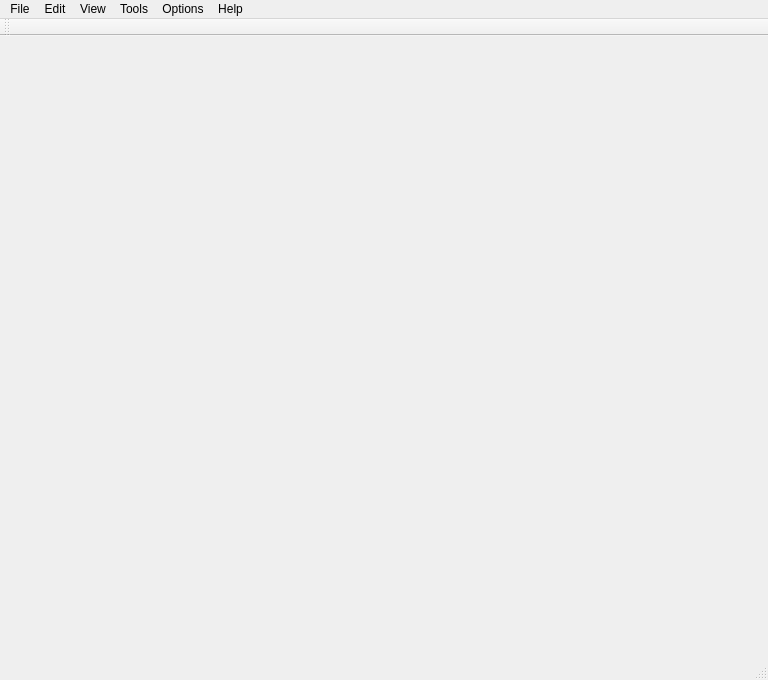
<?xml version="1.0" encoding="UTF-8"?>
<ui version="4.0">
 <class>MainWindow</class>
 <widget class="QMainWindow" name="MainWindow">
  <property name="geometry">
   <rect>
    <x>0</x>
    <y>0</y>
    <width>768</width>
    <height>680</height>
   </rect>
  </property>
  <property name="windowTitle">
   <string>MainWindow</string>
  </property>
  <widget class="QWidget" name="centralWidget"/>
  <widget class="QMenuBar" name="menuBar">
   <property name="geometry">
    <rect>
     <x>0</x>
     <y>0</y>
     <width>768</width>
     <height>21</height>
    </rect>
   </property>
   <widget class="QMenu" name="menuFile">
    <property name="title">
     <string>File</string>
    </property>
    <addaction name="actionOpen_Image"/>
    <addaction name="actionSave_Log"/>
    <addaction name="actionReprocess_File"/>
    <addaction name="actionBatch_Process"/>
    <addaction name="separator"/>
    <addaction name="actionOffset"/>
    <addaction name="separator"/>
    <addaction name="actionPrint"/>
    <addaction name="actionPrint_Preview"/>
    <addaction name="actionPrint_Setup"/>
    <addaction name="separator"/>
    <addaction name="separator"/>
    <addaction name="actionExit"/>
   </widget>
   <widget class="QMenu" name="menuEdit">
    <property name="title">
     <string>Edit</string>
    </property>
   </widget>
   <widget class="QMenu" name="menuView">
    <property name="title">
     <string>View</string>
    </property>
   </widget>
   <widget class="QMenu" name="menuTools">
    <property name="title">
     <string>Tools</string>
    </property>
   </widget>
   <widget class="QMenu" name="menuOptions">
    <property name="title">
     <string>Options</string>
    </property>
   </widget>
   <widget class="QMenu" name="menuHelp">
    <property name="title">
     <string>Help</string>
    </property>
   </widget>
   <addaction name="menuFile"/>
   <addaction name="menuEdit"/>
   <addaction name="menuView"/>
   <addaction name="menuTools"/>
   <addaction name="menuOptions"/>
   <addaction name="menuHelp"/>
  </widget>
  <widget class="QToolBar" name="mainToolBar">
   <attribute name="toolBarArea">
    <enum>TopToolBarArea</enum>
   </attribute>
   <attribute name="toolBarBreak">
    <bool>false</bool>
   </attribute>
  </widget>
  <widget class="QStatusBar" name="statusBar"/>
  <action name="actionOpen_Image">
   <property name="text">
    <string>Open Image...</string>
   </property>
  </action>
  <action name="actionSave_Log">
   <property name="text">
    <string>Save Log...</string>
   </property>
  </action>
  <action name="actionReprocess_File">
   <property name="text">
    <string>Reprocess File</string>
   </property>
  </action>
  <action name="actionBatch_Process">
   <property name="text">
    <string>Batch Process...</string>
   </property>
  </action>
  <action name="actionOffset">
   <property name="text">
    <string>Offset</string>
   </property>
  </action>
  <action name="actionPrint">
   <property name="text">
    <string>Print...</string>
   </property>
  </action>
  <action name="actionPrint_Preview">
   <property name="text">
    <string>Print Preview</string>
   </property>
  </action>
  <action name="actionPrint_Setup">
   <property name="text">
    <string>Print Setup...</string>
   </property>
  </action>
  <action name="actionExit">
   <property name="text">
    <string>Exit</string>
   </property>
  </action>
 </widget>
 <layoutdefault spacing="6" margin="11"/>
 <resources/>
 <connections/>
</ui>
